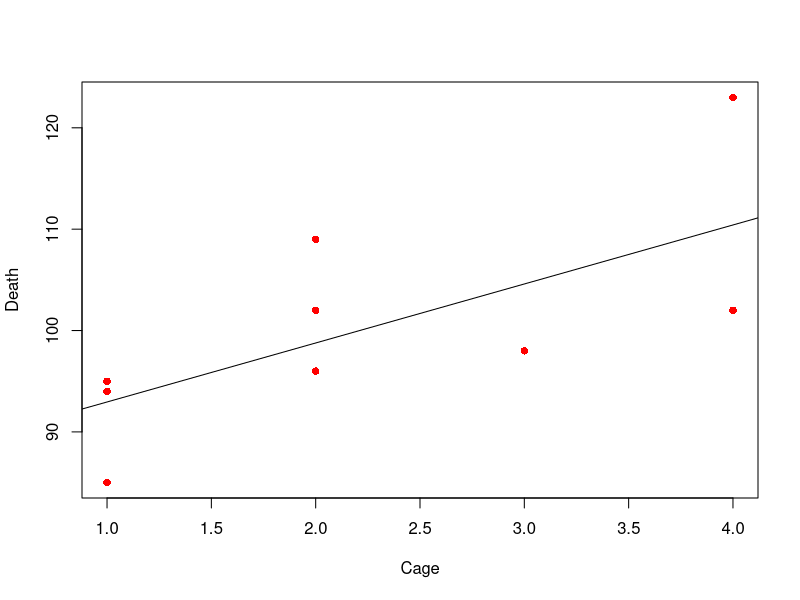

Write R code to recreate this figure.

Cage=c(2,2,2,3,1,1,2,3,4,1,4)
Death=c(109,102,102,98,85,95,96,98,123,94,102)
plot(Cage,Death,col="red",pch=16)
M=lm(Death~Cage)
abline(M)
summary(M)